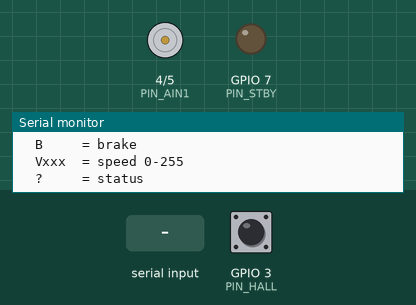
Recording of a sketch running on a simulated ESP32-C3. On the bench: motor-driver pin pairs drawn as motors (green arrow = first pin HIGH = forward, orange = second pin HIGH = backward, longer = more drive, scaled by the enable pin, stopped while the standby pin is LOW), output pins drawn as LEDs (lit = HIGH), the last lines printed to the serial monitor. The inputs (shaded band) are chosen by the test bench; at power-on: GPIO 3 (PIN_HALL) HIGH.

Above: at 1.2 s.
1.3 s: "R\n" received over Serial
At 2.0 s:
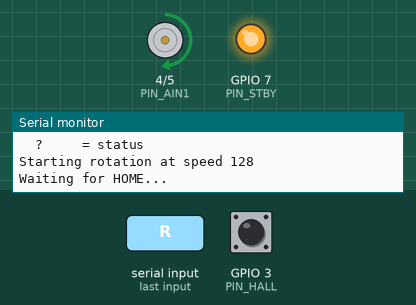
2.8 s: GPIO 3 (PIN_HALL) pulled LOW for 0.15 s
At 3.2 s:
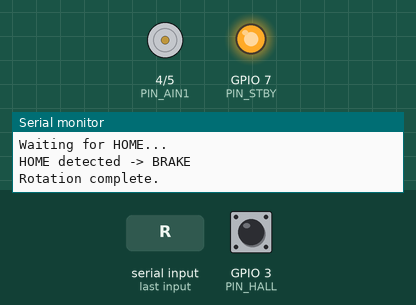
4.4 s: "F\n" received over Serial
At 5.5 s:
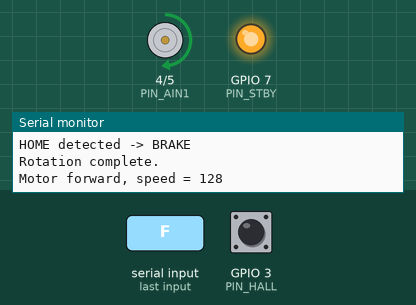
5.9 s: "S\n" received over Serial
At 6.7 s:
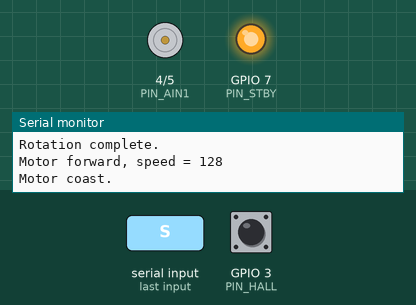
Timing chart, 0 to 8.4 s (numbered marks = the images above; inputs shaded):
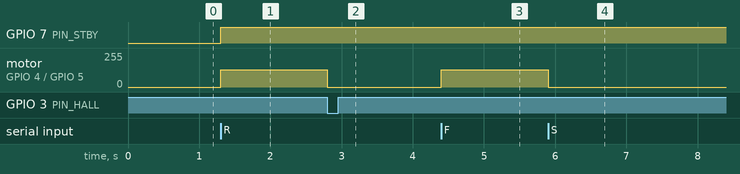

Measured:
- after the input at 1.3 s, GPIO 7 (PIN_STBY): LOW → HIGH at once; motor on GPIO 4 (PIN_AIN1) / GPIO 5 (PIN_AIN2): stopped → forward 128/255 at once
- after the input at 2.8 s, motor on GPIO 4 (PIN_AIN1) / GPIO 5 (PIN_AIN2): forward 128/255 → stopped after 0.00 s instead of 1.5 s
- after the input at 4.4 s, motor on GPIO 4 (PIN_AIN1) / GPIO 5 (PIN_AIN2): stopped → forward 128/255 at once
- after the input at 5.9 s, motor on GPIO 4 (PIN_AIN1) / GPIO 5 (PIN_AIN2): forward 128/255 → stopped at once

The sketch:

Hall-sensor-airsoft.ino
```cpp
#include <SparkFun_TB6612.h>
#include <ESP32Servo.h>
// ESP32-C3 Super Mini + TB6612FNG + KY-003
//
// Serial commands:
//   R      = one rotation
//   F      = motor forward continuously
//   S      = coast / stop
//   B      = active brake
//   V255   = set motor speed (0-255)
//   ?      = print status

constexpr int PIN_HALL = 3;

constexpr int PIN_AIN1 = 4;
constexpr int PIN_AIN2 = 5;
constexpr int PIN_PWMA = 6;
constexpr int PIN_STBY = 7;

// PWM
constexpr int PWM_FREQ = 20000;      // 20 kHz
constexpr int PWM_RESOLUTION = 8;    // 8 bit = 0-255

int motorSpeed = 128;
// motorSpeed = 255;   // 100%
// motorSpeed = 200;   // ~78%
// motorSpeed = 128;   // ~50%
// motorSpeed = 64;    // ~25%


// --------------------------------------------------
// Motor control
// --------------------------------------------------

void motorForward()
{
    digitalWrite(PIN_STBY, HIGH);

    digitalWrite(PIN_AIN1, HIGH);
    digitalWrite(PIN_AIN2, LOW);

    ledcWrite(PIN_PWMA, motorSpeed);
}


void motorCoast()
{
    // Stop PWM first
    ledcWrite(PIN_PWMA, 0);

    digitalWrite(PIN_AIN1, LOW);
    digitalWrite(PIN_AIN2, LOW);
}


void motorBrake()
{
    digitalWrite(PIN_STBY, HIGH);

    digitalWrite(PIN_AIN1, HIGH);
    digitalWrite(PIN_AIN2, HIGH);

    // Full strength active braking
    ledcWrite(PIN_PWMA, 255);
}


// --------------------------------------------------
// Hall sensor
// --------------------------------------------------

bool magnetDetected()
{
    return digitalRead(PIN_HALL) == LOW;
}


// --------------------------------------------------
// One revolution
// --------------------------------------------------

void doRotation()
{
    Serial.print("Starting rotation at speed ");
    Serial.println(motorSpeed);

    motorForward();

    unsigned long startTime = millis();

    // If we're currently sitting at HOME,
    // first wait until the magnet leaves the sensor.
    if (magnetDetected()) {

        Serial.println("Leaving HOME...");

        while (magnetDetected()) {

            if (millis() - startTime > 3000) {
                motorBrake();
                delay(100);
                motorCoast();

                Serial.println("ERROR: Could not leave HOME");
                return;
            }

            delay(1);
        }
    }

    Serial.println("Waiting for HOME...");

    // Reset timeout now that we've left HOME.
    startTime = millis();

    while (!magnetDetected()) {

        if (millis() - startTime > 3000) {
            motorBrake();
            delay(100);
            motorCoast();

            Serial.println("ERROR: Hall sensor timeout");
            return;
        }

        delay(1);
    }

    // Magnet returned.
    motorBrake();

    Serial.println("HOME detected -> BRAKE");

    // Hold active braking briefly.
    delay(100);

    motorCoast();

    Serial.println("Rotation complete.");
}


// --------------------------------------------------
// Serial command handling
// --------------------------------------------------

void handleCommand(String command)
{
    command.trim();

    if (command.length() == 0)
        return;

    // ----- Set speed -----

    if (command.startsWith("V") || command.startsWith("v")) {

        int requestedSpeed = command.substring(1).toInt();

        requestedSpeed = constrain(requestedSpeed, 0, 255);

        motorSpeed = requestedSpeed;

        Serial.print("Motor speed set to ");
        Serial.print(motorSpeed);

        Serial.print(" / 255 (");
        Serial.print((motorSpeed / 255.0) * 100.0, 1);
        Serial.println("%)");

        return;
    }


    // ----- Other commands -----

    if (command.equalsIgnoreCase("R")) {

        doRotation();

    }
    else if (command.equalsIgnoreCase("F")) {

        motorForward();

        Serial.print("Motor forward, speed = ");
        Serial.println(motorSpeed);

    }
    else if (command.equalsIgnoreCase("S")) {

        motorCoast();
        Serial.println("Motor coast.");

    }
    else if (command.equalsIgnoreCase("B")) {

        motorBrake();
        Serial.println("Motor brake.");

    }
    else if (command == "?") {

        Serial.println();
        Serial.println("--- STATUS ---");

        Serial.print("Motor speed: ");
        Serial.print(motorSpeed);
        Serial.print(" / 255 (");
        Serial.print((motorSpeed / 255.0) * 100.0, 1);
        Serial.println("%)");

        Serial.print("Hall sensor: ");

        if (magnetDetected())
            Serial.println("MAGNET DETECTED");
        else
            Serial.println("no magnet");

        Serial.println("--------------");

    }
    else {

        Serial.print("Unknown command: ");
        Serial.println(command);
    }
}


// --------------------------------------------------
// Setup
// --------------------------------------------------

void setup()
{
    Serial.begin(115200);

    pinMode(PIN_AIN1, OUTPUT);
    pinMode(PIN_AIN2, OUTPUT);
    pinMode(PIN_STBY, OUTPUT);

    pinMode(PIN_HALL, INPUT_PULLUP);

    // Configure ESP32 PWM on PWMA.
    ledcAttach(PIN_PWMA, PWM_FREQ, PWM_RESOLUTION);

    motorCoast();

    Serial.println();
    Serial.println("Ready.");
    Serial.println();
    Serial.println("Commands:");
    Serial.println("  R     = one rotation");
    Serial.println("  F     = forward");
    Serial.println("  S     = coast");
    Serial.println("  B     = brake");
    Serial.println("  Vxxx  = speed 0-255");
    Serial.println("  ?     = status");
    Serial.println();
}


// --------------------------------------------------
// Main loop
// --------------------------------------------------

void loop()
{
    if (Serial.available()) {

        String command = Serial.readStringUntil('\n');

        handleCommand(command);
    }
}
```
